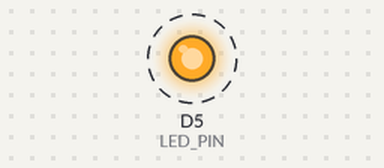
The sketch below on a simulated ESP8266 (NodeMCU). Shown: output pins drawn as LEDs (lit = HIGH). Dashed ring = blinking.

Above: at 0.5 s.
Timing chart, 0 to 4.6 s (numbered marks = the images above):
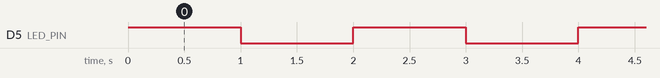

Measured:
- by itself, D5 (LED_PIN): alternates HIGH for 1.0 s and LOW for 1.0 s

The sketch:

1-blink.ino
```cpp
/*
 * DBLab - DBServer
 * Oficina prática de Internet das Coisas
 *
 * 06/2018
 *
 *
 * EXERCÍCIO 1.1: BLINK
 *
 * Modifique a localização do LED no circuito e altere o valor da variável
 *   LED_PIN apropriadamente. Também veja o efeito do valor da variável
 *   DELAY_TIME no comportamento do circuito.
 *
 */

#define LED_PIN D5
#define DELAY_TIME 1000

/* Função de configuração. Ela é executada uma única vez no início da execução
 *   do programa. */
void setup()
{
  pinMode(LED_PIN, OUTPUT);
}

/* Função de repetição. Ela fica sendo chamada repetidamente durante a execuçãonce
 *   do programa. */
void loop()
{
  digitalWrite(LED_PIN, HIGH);
  delay(DELAY_TIME);

  digitalWrite(LED_PIN, LOW);
  delay(DELAY_TIME);
}
```
